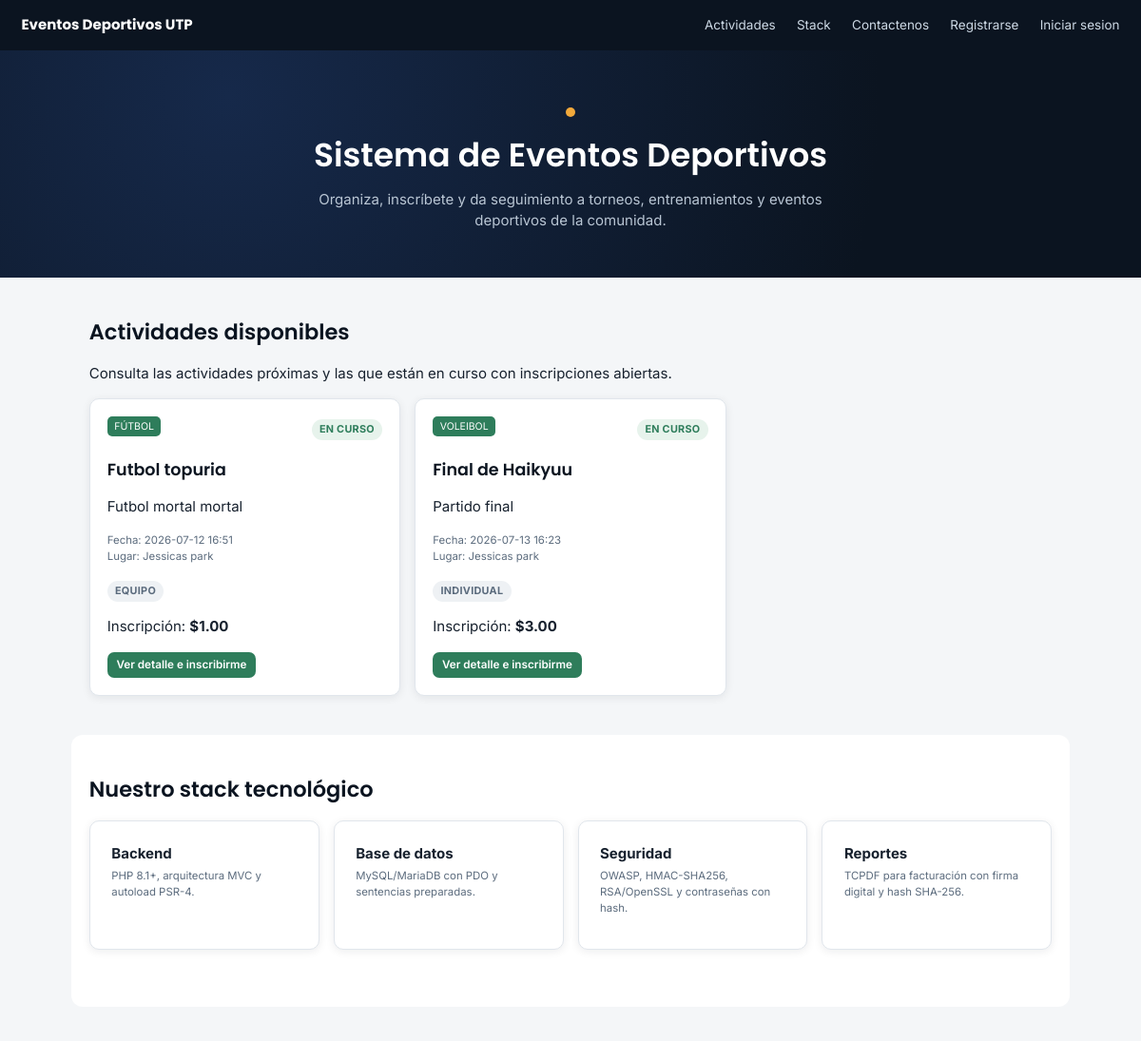
Before: / (upper part) with the older database file.
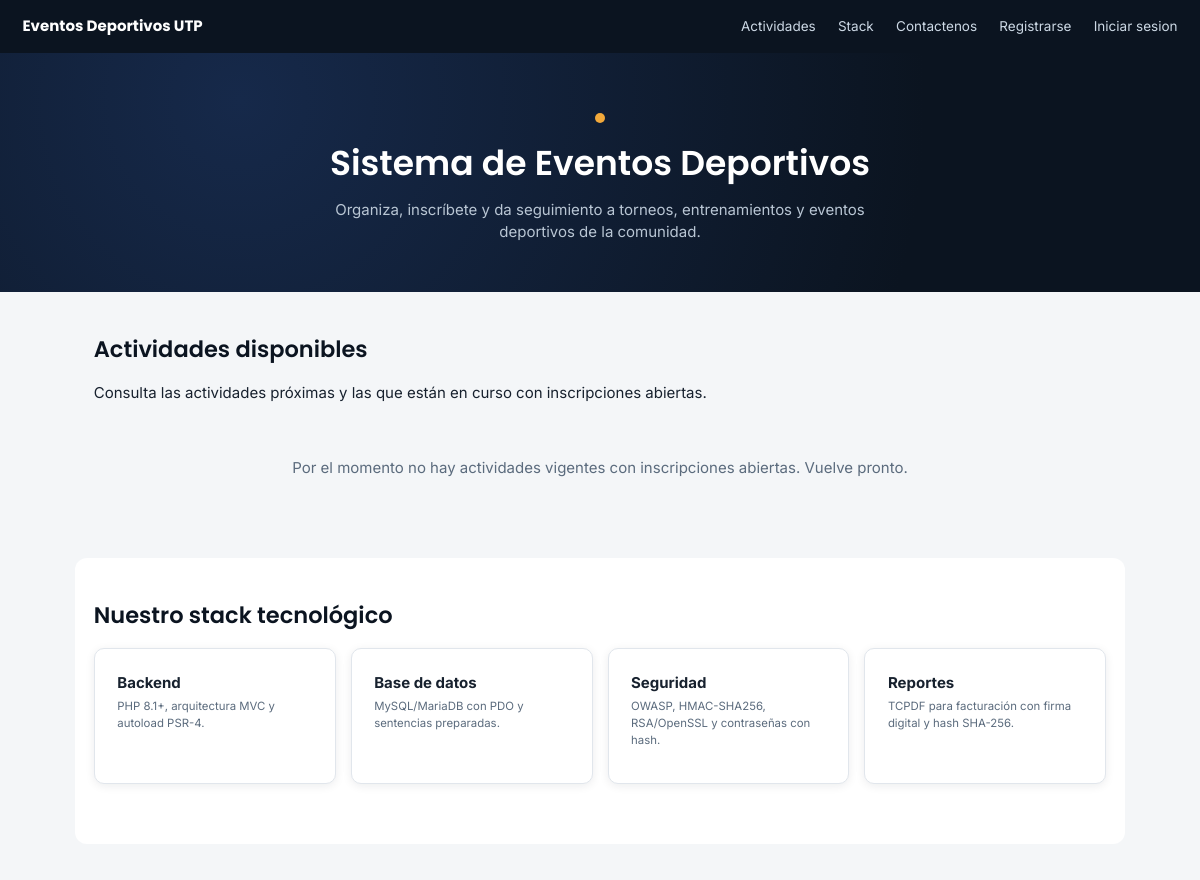
After: the same page with the newer database file.
### tables this page shows
CREATE TABLE actividades (
    id INT UNSIGNED AUTO_INCREMENT PRIMARY KEY,

    organizador_id INT UNSIGNED NOT NULL,
    deporte_id INT UNSIGNED NOT NULL,
    instalacion_id INT UNSIGNED NOT NULL,
    entrenador_id INT UNSIGNED NULL,

    tipo ENUM(
        'BIRRIA',
        'ENTRENAMIENTO',
        'TORNEO',
        'EVENTO'
    ) NOT NULL,

    modalidad ENUM(
        'INDIVIDUAL',
        'EQUIPO',
        'MIXTA'
    ) NOT NULL,

    nombre VARCHAR(180) NOT NULL,
    descripcion TEXT NOT NULL,
    reglas TEXT NULL,

    fecha_inicio DATETIME NOT NULL,
    fecha_fin DATETIME NOT NULL,
    fecha_cierre_inscripcion DATETIME NULL,

    edad_minima SMALLINT UNSIGNED NULL,
    edad_maxima SMALLINT UNSIGNED NULL,

    cupos_disponibles INT UNSIGNED
        NOT NULL DEFAULT 0,

    capacidad_invitados INT UNSIGNED
        NOT NULL DEFAULT 0,

    requiere_pago TINYINT(1)
        NOT NULL DEFAULT 0,

    costo_inscripcion DECIMAL(10,2)
        NOT NULL DEFAULT 0.00,

    costo_instalacion DECIMAL(10,2)
        NOT NULL DEFAULT 0.00,

    imagen VARCHAR(255) NULL,

    codigo_qr VARCHAR(255) NULL,
    token_publico CHAR(64) NOT NULL,

    estado ENUM(
        'BORRADOR',
        'PUBLICADA',
        'CERRADA',
        'FINALIZADA',
        'CANCELADA',
        'TRASLADADA'
    ) NOT NULL DEFAULT 'BORRADOR',

    motivo_cancelacion TEXT NULL,

    actividad_origen_id INT UNSIGNED NULL,

    fecha_publicacion DATETIME NULL,

    fecha_creacion DATETIME
        NOT NULL DEFAULT CURRENT_TIMESTAMP,

    fecha_actualizacion DATETIME
        NOT NULL DEFAULT CURRENT_TIMESTAMP
        ON UPDATE CURRENT_TIMESTAMP,

    CONSTRAINT uq_actividades_token
        UNIQUE (token_publico),

    CONSTRAINT fk_actividades_organizador
        FOREIGN KEY (organizador_id)
        REFERENCES organizadores(id)
        ON UPDATE CASCADE
        ON DELETE RESTRICT,

    CONSTRAINT fk_actividades_deporte
        FOREIGN KEY (deporte_id)
        REFERENCES deportes(id)
        ON UPDATE CASCADE
        ON DELETE RESTRICT,

    CONSTRAINT fk_actividades_instalacion
        FOREIGN KEY (instalacion_id)
        REFERENCES instalaciones(id)
        ON UPDATE CASCADE
        ON DELETE RESTRICT,

    CONSTRAINT fk_actividades_entrenador
        FOREIGN KEY (entrenador_id)
        REFERENCES entrenadores(id)
        ON UPDATE CASCADE
        ON DELETE SET NULL,

    CONSTRAINT fk_actividades_origen
        FOREIGN KEY (actividad_origen_id)
        REFERENCES actividades(id)
        ON UPDATE CASCADE
        ON DELETE SET NULL
);

CREATE TABLE deportes (
    id INT UNSIGNED AUTO_INCREMENT PRIMARY KEY,

    nombre VARCHAR(100) NOT NULL,
    descripcion VARCHAR(500) NULL,

    es_equipo TINYINT(1) NOT NULL DEFAULT 0,

    minimo_jugadores SMALLINT UNSIGNED NULL,
    maximo_jugadores SMALLINT UNSIGNED NULL,

    activo TINYINT(1) NOT NULL DEFAULT 1,

    fecha_creacion DATETIME
        NOT NULL DEFAULT CURRENT_TIMESTAMP,

    fecha_actualizacion DATETIME
        NOT NULL DEFAULT CURRENT_TIMESTAMP
        ON UPDATE CURRENT_TIMESTAMP,

    CONSTRAINT uq_deportes_nombre
        UNIQUE (nombre)
);

CREATE TABLE instalaciones (
    id INT UNSIGNED AUTO_INCREMENT PRIMARY KEY,

    nombre VARCHAR(150) NOT NULL,

    tipo ENUM(
        'CANCHA',
        'GIMNASIO',
        'PISCINA',
        'ESTADIO',
        'PISTA',
        'SALON',
        'OTRO'
    ) NOT NULL,

    descripcion TEXT NULL,

    direccion VARCHAR(255) NOT NULL,
    provincia VARCHAR(100) NOT NULL DEFAULT 'Panamá',
    distrito VARCHAR(100) NULL,
    corregimiento VARCHAR(100) NULL,

    espacio_disponible VARCHAR(150) NULL,

    capacidad_invitados INT UNSIGNED
        NOT NULL DEFAULT 0,

    costo_base DECIMAL(10,2)
        NOT NULL DEFAULT 0.00,

    latitud DECIMAL(10,8) NULL,
    longitud DECIMAL(11,8) NULL,

    activo TINYINT(1) NOT NULL DEFAULT 1,

    fecha_creacion DATETIME
        NOT NULL DEFAULT CURRENT_TIMESTAMP,

    fecha_actualizacion DATETIME
        NOT NULL DEFAULT CURRENT_TIMESTAMP
        ON UPDATE CURRENT_TIMESTAMP
);

### src/Controllers/PublicController.php (called while the page is built, shortened)
<?php
final class PublicController extends Controller
{
    public function inicio(): void
    {
        $actividades = (new Actividad())->vigentesParaParticipante();
        $this->render('public/inicio', [
            'actividades' => $actividades,
            'errores' => $this->getErrors(),
            'exito' => $this->getSuccess(),
            'csrf' => $_SESSION['csrf_token'],
        ], 'layout/guest');
    }
}

### src/Core/Router.php (called while the page is built, shortened)
<?php
final class Router
{
    private array $routes = [];
    public function get(string $path, string $controller, string $action): void
    {
        $this->routes['GET'][$path] = "{$controller}@{$action}";
    }
    public function post(string $path, string $controller, string $action): void
    {
        $this->routes['POST'][$path] = "{$controller}@{$action}";
    }
    public function dispatch(string $method, string $path): void
    {
        $path = rtrim($path, '/');
        if ($path === '') {
            $path = '/';
        }
        $handler = $this->routes[$method][$path] ?? null;
        [$controllerName, $action] = explode('@', $handler);
        $controller = new $controllerClass();
        $controller->{$action}();
    }
}

### public/index.php (called while the page is built, shortened)
<?php
$router = new Router();
$router->get('/login', 'AuthController', 'mostrarLogin');
$router->post('/login', 'AuthController', 'login');
$router->get('/logout', 'AuthController', 'logout');
$router->get('/registro', 'UsuarioController', 'registroForm');
$router->post('/registro', 'UsuarioController', 'registrar');
$router->get('/dashboard', 'HomeController', 'dashboard');
$router->get('/usuarios', 'UsuarioController', 'index');
$router->get('/usuarios/crear', 'UsuarioController', 'crearForm');
$router->post('/usuarios/crear', 'UsuarioController', 'crear');
$router->get('/usuarios/editar', 'UsuarioController', 'editarForm');
$router->post('/usuarios/editar', 'UsuarioController', 'actualizar');
$router->get('/usuarios/deshabilitar', 'UsuarioController', 'deshabilitar');
$router->get('/usuarios/habilitar', 'UsuarioController', 'habilitar');
$router->get('/mi-cuenta/password', 'UsuarioController', 'cambiarPasswordForm');
$router->post('/mi-cuenta/password', 'UsuarioController', 'cambiarPassword');
$router->get('/deportes', 'DeporteController', 'index');
$router->get('/deportes/crear', 'DeporteController', 'crearForm');
$router->post('/deportes/crear', 'DeporteController', 'crear');
$router->get('/deportes/editar', 'DeporteController', 'editarForm');
$router->post('/deportes/editar', 'DeporteController', 'actualizar');
$router->get('/deportes/deshabilitar', 'DeporteController', 'deshabilitar');
$router->get('/deportes/habilitar', 'DeporteController', 'habilitar');
$router->get('/instalaciones', 'InstalacionController', 'index');
$router->get('/instalaciones/crear', 'InstalacionController', 'crearForm');
$router->post('/instalaciones/crear', 'InstalacionController', 'crear');
$router->get('/instalaciones/editar', 'InstalacionController', 'editarForm');
$router->post('/instalaciones/editar', 'InstalacionController', 'actualizar');
$router->get('/instalaciones/deshabilitar', 'InstalacionController', 'deshabilitar');
$router->get('/instalaciones/habilitar', 'InstalacionController', 'habilitar');
$router->get('/academias', 'AcademiaController', 'index');
$router->get('/academias/crear', 'AcademiaController', 'crearForm');
$router->post('/academias/crear', 'AcademiaController', 'crear');
$router->get('/academias/editar', 'AcademiaController', 'editarForm');
$router->post('/academias/editar', 'AcademiaController', 'actualizar');
$router->get('/academias/deshabilitar', 'AcademiaController', 'deshabilitar');
$router->get('/academias/habilitar', 'AcademiaController', 'habilitar');
$router->get('/organizadores', 'OrganizadorController', 'index');
$router->get('/organizadores/crear', 'OrganizadorController', 'crearForm');
$router->post('/organizadores/crear', 'OrganizadorController', 'crear');
$router->get('/organizadores/editar', 'OrganizadorController', 'editarForm');
$router->post('/organizadores/editar', 'OrganizadorController', 'actualizar');
$router->get('/organizadores/verificar', 'OrganizadorController', 'verificar');
$router->get('/organizadores/deshabilitar', 'OrganizadorController', 'deshabilitar');
$router->get('/organizadores/habilitar', 'OrganizadorController', 'habilitar');
$router->get('/entrenadores', 'EntrenadorController', 'index');
$router->get('/entrenadores/crear', 'EntrenadorController', 'crearForm');
$router->post('/entrenadores/crear', 'EntrenadorController', 'crear');
$router->get('/arbitros', 'ArbitroController', 'index');
$router->get('/arbitros/crear', 'ArbitroController', 'crearForm');
$router->post('/arbitros/crear', 'ArbitroController', 'crear');
$router->get('/arbitros/evaluar', 'ArbitroController', 'evaluarForm');
$router->post('/arbitros/evaluar', 'ArbitroController', 'evaluar');
$router->get('/equipos', 'EquipoController', 'index');
$router->get('/equipos/crear', 'EquipoController', 'crearForm');
$router->post('/equipos/crear', 'EquipoController', 'crear');
$router->get('/equipos/ver', 'EquipoController', 'ver');
$router->post('/equipos/jugadores/agregar', 'EquipoController', 'agregarJugador');
$router->get('/equipos/jugadores/eliminar', 'EquipoController', 'eliminarJugador');
$router->get('/actividades', 'ActividadController', 'index');
$router->get('/actividades/crear', 'ActividadController', 'crearForm');
$router->post('/actividades/crear', 'ActividadController', 'crear');
$router->get('/actividades/editar', 'ActividadController', 'editarForm');
$router->post('/actividades/editar', 'ActividadController', 'actualizar');
$router->get('/actividades/ver', 'ActividadController', 'ver');
$router->get('/actividades/publicar', 'ActividadController', 'publicar');
$router->get('/actividades/cerrar-inscripciones', 'ActividadController', 'cerrarInscripciones');
$router->get('/actividades/finalizar', 'ActividadController', 'finalizar');
$router->get('/actividades/cancelar', 'ActividadController', 'cancelarForm');
$router->post('/actividades/cancelar', 'ActividadController', 'cancelar');
$router->get('/actividades/incidente/crear', 'ActividadController', 'reportarIncidenteForm');
$router->post('/actividades/incidente/crear', 'ActividadController', 'reportarIncidente');
$router->get('/inscripciones/equipo/crear', 'InscripcionController', 'inscribirEquipoForm');
$router->post('/inscripciones/equipo/crear', 'InscripcionController', 'inscribirEquipo');
$router->get('/inscripciones/equipo/aprobar', 'InscripcionController', 'aprobarEquipo');
$router->get('/inscripciones/equipo/rechazar', 'InscripcionController', 'rechazarEquipo');
$router->get('/inscripciones/individual/crear', 'InscripcionController', 'inscribirIndividualForm');
$router->post('/inscripciones/individual/crear', 'InscripcionController', 'inscribirIndividual');
$router->get('/facturas', 'FacturaController', 'index');
$router->get('/facturas/ver', 'FacturaController', 'ver');
$router->get('/facturas/descargar', 'FacturaController', 'descargarPdf');
$router->get('/factura-publica', 'FacturaController', 'verPublica');
$router->get('/estadisticas', 'EstadisticaController', 'index');
$router->get('/configuracion', 'ConfiguracionController', 'index');
$router->post('/configuracion/actualizar', 'ConfiguracionController', 'actualizar');
$router->get('/configuracion/mensajes', 'ConfiguracionController', 'mensajes');
$router->get('/configuracion/mensajes/leido', 'ConfiguracionController', 'marcarLeido');
$router->get('/', 'PublicController', 'inicio');
$router->post('/contacto', 'PublicController', 'contacto');
$requestUri = parse_url($_SERVER['REQUEST_URI'] ?? '/', PHP_URL_PATH) ?? '/';
$router->dispatch($_SERVER['REQUEST_METHOD'], $requestUri);

### src/Config/Env.php (called while the page is built, shortened)
<?php
final class Env
{
    public static function get(string $clave, ?string $porDefecto = null): ?string
    {
        $valor = getenv($clave);
        return $valor !== false ? $valor : $porDefecto;
    }
}

### src/Config/Database.php (called while the page is built, shortened)
<?php
final class Database
{
    private static ?Database $instance = null;
    private PDO $connection;
    private function __construct()
    {
        $host = Env::get('DB_HOST', 'localhost');
        $dbName = Env::get('DB_NAME', 'eventos_deportivos');
        $user = Env::get('DB_USER', 'root');
        $password = Env::get('DB_PASSWORD', '');
        $charset = Env::get('DB_CHARSET', 'utf8mb4');
        $dsn = sprintf('mysql:host=%s;dbname=%s;charset=%s', $host, $dbName, $charset);
        try {
            $this->connection = new PDO($dsn, $user, $password, [
                PDO::ATTR_ERRMODE => PDO::ERRMODE_EXCEPTION,
                PDO::ATTR_DEFAULT_FETCH_MODE => PDO::FETCH_ASSOC,
                PDO::ATTR_EMULATE_PREPARES => false,
            ]);
        } catch (PDOException $e) {
            error_log('[DB ERROR] ' . $e->getMessage());
            throw new PDOException('No se pudo establecer conexion con la base de datos.');
        }
    }
    public static function getInstance(): Database
    {
        if (self::$instance === null) {
            self::$instance = new self();
        }
        return self::$instance;
    }
    public function getConnection(): PDO
    {
        return $this->connection;
    }
}

### src/Core/Model.php (called while the page is built, shortened)
<?php
abstract class Model
{
    public function __construct()
    {
        $this->db = Database::getInstance()->getConnection();
    }
}

### src/Models/Actividad.php (called while the page is built, shortened)
<?php
final class Actividad extends Model
{
    public function vigentesParaParticipante(): array
    {
        $sql = self::SELECT_BASE . "
            WHERE act.estado = 'PUBLICADA'
              AND act.fecha_fin >= CURRENT_TIMESTAMP
              AND (act.fecha_cierre_inscripcion IS NULL OR act.fecha_cierre_inscripcion >= CURRENT_TIMESTAMP)
            ORDER BY act.fecha_inicio ASC";
        return $this->db->query($sql)->fetchAll();
    }
}

### views/public/inicio.php (the view, shortened to what the changed rows need)
<div class="hero">
    <h1>Sistema de Eventos Deportivos</h1>
</div>
<section class="section-public" id="actividades">
    <h2>Actividades disponibles</h2>
    <p>Consulta las actividades próximas y las que están en curso con inscripciones abiertas.</p>
    <?php if (empty($actividades)): ?>
        <div class="empty-state">Por el momento no hay actividades vigentes con inscripciones abiertas. Vuelve pronto.</div>
    <?php else: ?>
        <div class="grid-3">
            <?php foreach ($actividades as $act): ?>
                <div class="event-card">
                    <div class="card-header-row">
                        <span class="tag"><?= htmlspecialchars($act['deporte_nombre']) ?></span>
                        <span class="badge <?= strtotime($act['fecha_inicio']) <= time() ? 'badge-success' : 'badge-neutral' ?>">
                            <?= strtotime($act['fecha_inicio']) <= time() ? 'EN CURSO' : 'PRÓXIMA' ?>
                        </span>
                    </div>
                    <h3><?= htmlspecialchars($act['nombre']) ?></h3>
                    <p><?= htmlspecialchars($act['descripcion']) ?></p>
                    <p class="field-hint">
                        Fecha: <?= htmlspecialchars(substr($act['fecha_inicio'], 0, 16)) ?><br>
                        Lugar: <?= htmlspecialchars($act['instalacion_nombre']) ?>
                    </p>
                    <p><span class="badge badge-neutral"><?= htmlspecialchars($act['modalidad']) ?></span></p>
                    <p>
                        <?= (int) $act['requiere_pago'] === 1
                            ? 'Inscripción: <strong>$' . number_format((float) $act['costo_inscripcion'], 2) . '</strong>'
                            : '<strong>Gratuita</strong>' ?>
                    </p>
                    <a class="btn btn-primary btn-sm" href="<?= BASE_URL ?>/evento/<?= htmlspecialchars($act['token_publico']) ?>">Ver detalle e inscribirme</a>
                </div>
            <?php endforeach; ?>
        </div>
    <?php endif; ?>
</section>
<section class="section-public" id="stack" style="background:#fff;border-radius:12px;">
    <h2>Nuestro stack tecnológico</h2>
</section>

Changed rows visible on the page:
removed actividades: deporte.nombre "FÚTBOL", shows "EN CURSO", nombre "Futbol topuria", descripcion "Futbol mortal mortal", fecha_inicio "2026-07-12 16:51", instalacion.nombre "Jessicas park", modalidad "EQUIPO", costo_inscripcion "1.00"
removed actividades: deporte.nombre "VOLEIBOL", shows "EN CURSO", nombre "Final de Haikyuu", descripcion "Partido final", fecha_inicio "2026-07-13 16:23", instalacion.nombre "Jessicas park", modalidad "INDIVIDUAL", costo_inscripcion "3.00"
Other visible differences:
text now shown: "Por el momento no hay actividades vigentes con inscripciones abiertas. Vuelve pronto."
